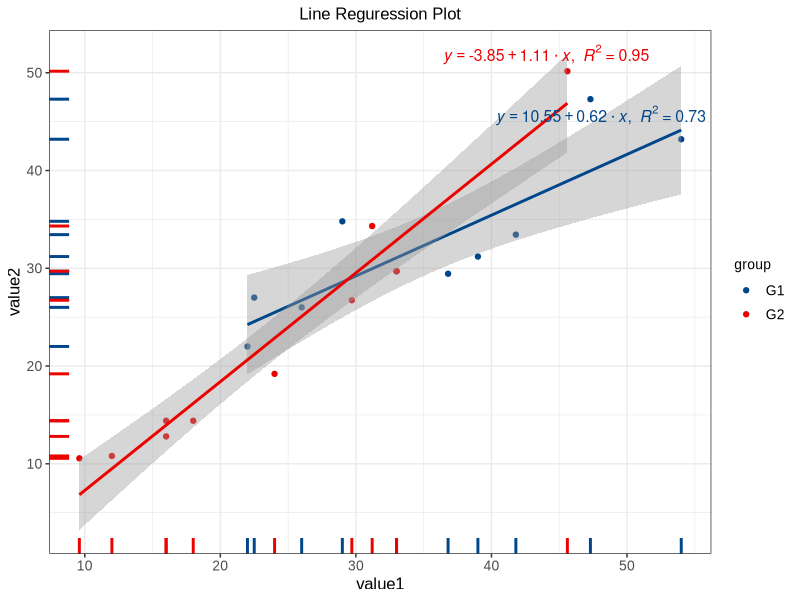

This figure's R source:
## ---- chunk 1
# Install packages
if (!requireNamespace("ggrepel", quietly = TRUE)) {
  install.packages("ggrepel")
}
if (!requireNamespace("ggplot2", quietly = TRUE)) {
  install.packages("ggplot2")
}

# Load packages
library(ggrepel)
library(ggplot2)
## ---- chunk 2
# Load data
data <- read.delim("files/Hiplot/094-line-regression-data.txt", header = T)

# Convert data structure
data$group <- factor(data$group, levels = unique(data$group))

# View data
head(data)
## ---- chunk 3
#| label: fig-1line-regression
#| fig-cap: "Line Regression"
#| out.width: "95%"
#| fig-height: 4
#| fig-width: 5
#| warning: false
#| error: false
#| message: false

# Line Regression
## Defining the equation
equation <- function(x, add_p = FALSE) {
  xs <- summary(x)
  lm_coef <- list(
    a = as.numeric(round(coef(x)[1], digits = 2)),
    b = as.numeric(round(coef(x)[2], digits = 2)),
    r2 = round(xs$r.squared, digits = 2),
    pval = xs$coef[2, 4] 
  )
  if (add_p) {
    lm_eq <- substitute(italic(y) == a + b %.% italic(x) * "," ~ ~
  italic(R)^2 ~ "=" ~ r2 * "," ~ ~ italic(p) ~ "=" ~ pval, lm_coef)
  } else {
    lm_eq <- substitute(italic(y) == a + b %.% italic(x) * "," ~ ~
  italic(R)^2 ~ "=" ~ r2, lm_coef)
  }
  as.expression(lm_eq)
}
## Plot
p <- ggplot(data, aes(x = value1, y = value2, colour = group)) +
  geom_point(show.legend = TRUE) +
  geom_smooth(method = "lm", se = T, show.legend = F) +
  geom_rug(sides = "bl", size = 1, show.legend = F) +
  scale_color_manual(values = c("#00468BFF","#ED0000FF")) +
  ggtitle("Line Reguression Plot") +
  theme_bw() +
  theme(text = element_text(family = "Arial"),
        plot.title = element_text(size = 12, hjust = 0.5),
        axis.title = element_text(size = 12),
        axis.text = element_text(size = 10),
        axis.text.x = element_text(angle = 0, hjust = 0.5,vjust = 1),
        legend.position = "right",
        legend.direction = "vertical",
        legend.title = element_text(size = 10),
        legend.text = element_text(size = 10))
  
## Add annotations for each group using ggrepel
repels <- rep("", nrow(data))
for (g in unique(data$group)) {
  fit <- lm(value2 ~ value1, data = data[data$group == g, ])
  v <- max(data[data$group == g, "value2"])
  repels[which(data$value2 == v)[1]] <- equation(fit, add_p = F)
}
p <- p + geom_text_repel(
  data = data,
  label = repels,
  size = 4,
  force = 5,
  label.padding = 5,
  na.rm = TRUE,
  min.segment.length = 100,
  show.legend = FALSE,
  nudge_x = 0,
  nudge_y = 0
  )

p
